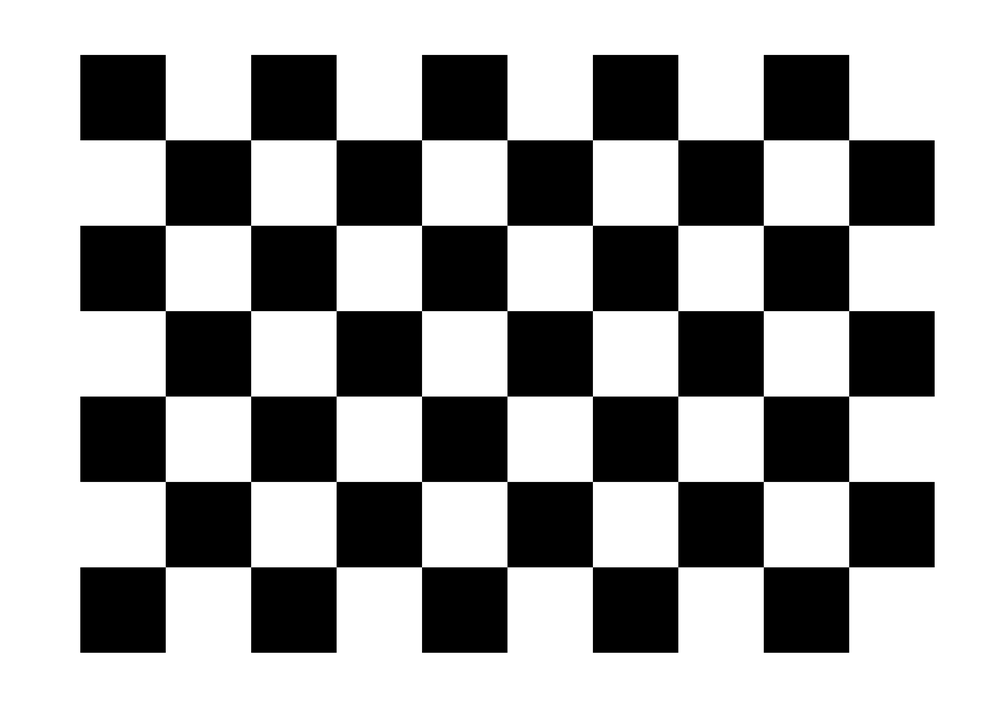
#> input picture Utilities/camera callibration chessboard.png, 999 x 706 px, shrunk from 3508 x 2480 before the run, given in place of the camera
$ python CannyDetector.py
#> lines starting #> are read from the running program, lines starting #| are printed output that depends on the picture; after the words box and inside, x2 and y2 are one past the last pixel; in counts of white or black regions, pixels touching at a corner belong together
import cv2 as cv
import numpy as np
import random
import argparse
from math import sin, cos, pi

thresh1 = 100
thresh2 = 100

hmin = 0
hmax = 255
smin = 0
smax = 255
vmin = 0
vmax = 255

blur = 0
blurThresh = 85
minarea = 1000

dilateRadius = 1
dilateMin = 10
dilateIters = 2

def set_val(name):
    def ret(new):
        globals()[name] = new
    return ret

def main():
    parser = argparse.ArgumentParser()
    parser.add_argument("-c", "--controls", action="store_true")
    parser.add_argument("-s", "--show-steps", action="store_true")
    args = parser.parse_args()

    if args.controls:
        cv.namedWindow("Canny", 0)
        cv.createTrackbar("1", "Canny", 100, 500, set_val("thresh1"))
        cv.createTrackbar("2", "Canny", 100, 500, set_val("thresh2"))

    cv.namedWindow("Filter", 0)
    cv.createTrackbar("blur", "Filter", 0, 50, set_val("blur"))
    cv.createTrackbar("thresh", "Filter", blurThresh, 255, set_val("blurThresh"))
    cv.createTrackbar("minarea", "Filter", minarea, 1000, set_val("minarea"))
    for channel in "hsv":
        for end in ["min", "max"]:
            cv.createTrackbar(channel + end, "Filter", 255 if end == "max" else 0, 255, set_val(channel + end))

    if args.controls:
        cv.namedWindow("Dilate", 0)
        cv.createTrackbar("radius", "Dilate", dilateRadius, 5, set_val("dilateRadius"))
        cv.createTrackbar("minimum", "Dilate", dilateMin, 255, set_val("dilateMin"))
        cv.createTrackbar("iters", "Dilate", dilateIters, 10, set_val("dilateIters"))

    cam = cv.VideoCapture(0)
    while True:
        ret, img = cam.read()
#> img is the input picture: shape (706, 999, 3); min 0, max 255, mean 162.7
        if not ret:
            break

        cv.imshow("Original", img)
        edges = cv.Canny(img, thresh1, thresh2)
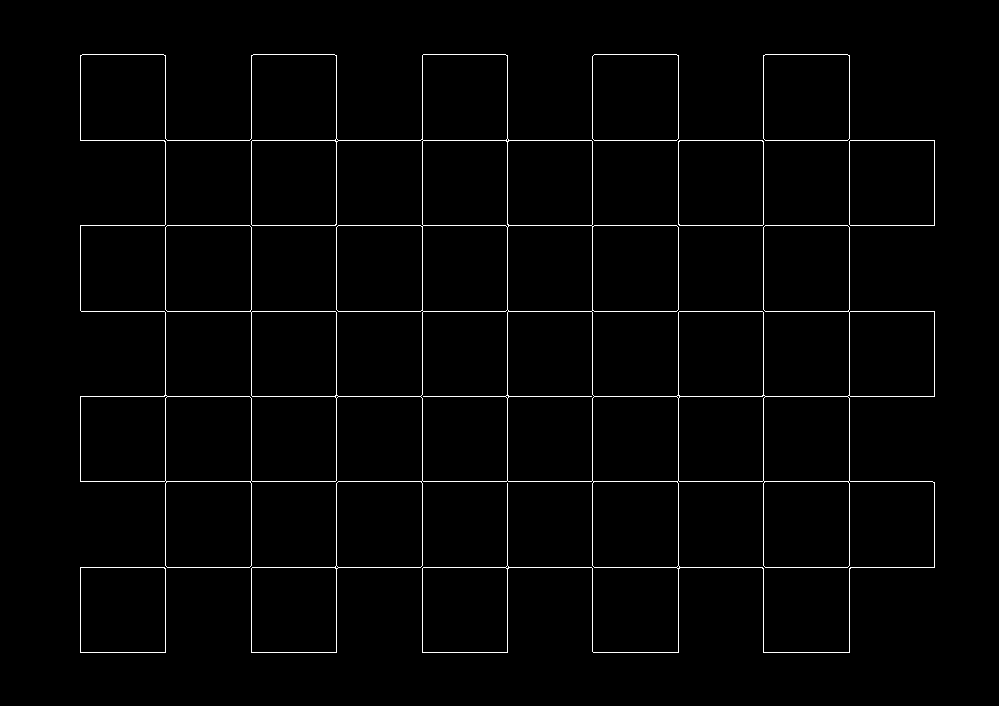
#> edges: shape (706, 999); 1.7% white in thin lines or dots, all inside (x1, y1, x2, y2) = (80, 54, 935, 653)
        if args.show_steps:
            cv.imshow("Edges", edges)

        filtered = cv.inRange(cv.cvtColor(img, cv.COLOR_BGR2HSV), (hmin, smin, vmin), (hmax, smax, vmax))
#> filtered: shape (706, 999); every value is 255
        if args.show_steps:
            cv.imshow("Filtered", filtered)
        blurred = filtered if blur == 0 else cv.blur(filtered, (blur * 2 + 1, blur * 2 + 1))
        blurred = cv.inRange(blurred, blurThresh, 255)
        if args.show_steps:
            cv.imshow("Blurred", blurred)

        masked_edges = cv.bitwise_and(edges, blurred)
        if args.show_steps:
            cv.imshow("Masked Edges", masked_edges)

        new_edges = masked_edges
        if dilateRadius > 0:
            for _ in range(dilateIters):
                new_edges = cv.inRange(cv.blur(new_edges, (dilateRadius * 2 + 1, dilateRadius * 2 + 1)), dilateMin, 255)
#> this loop made 2 passes
#> pass 1, in main, `new_edges = cv.inRange(cv.blur(new_edges, (dilateRadius * 2 + 1, dilat..`:
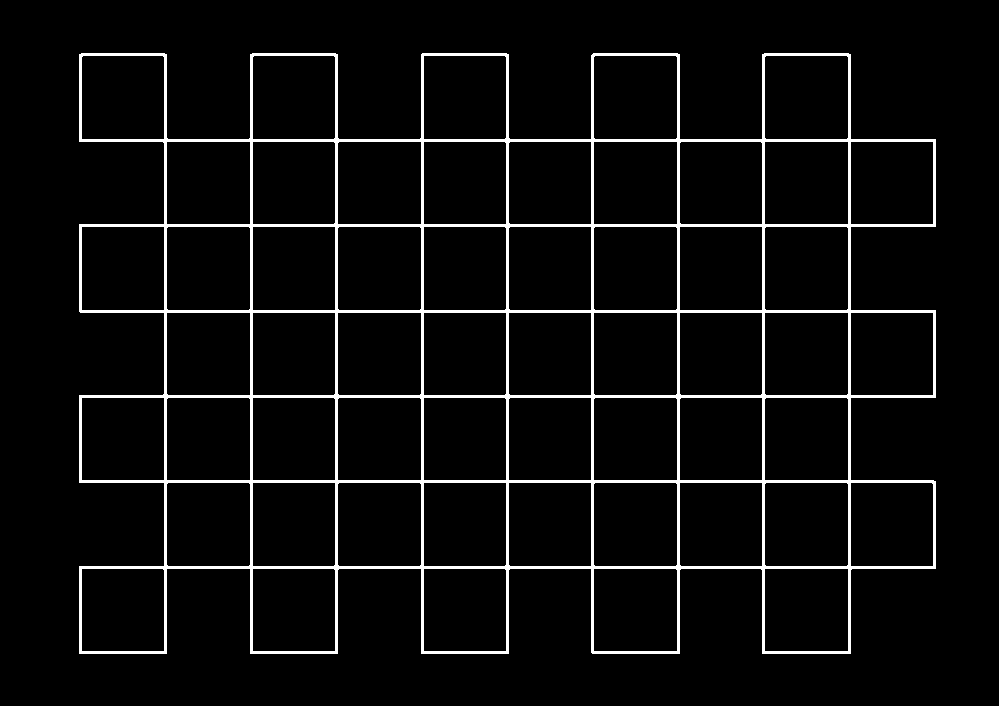
#> new_edges: shape (706, 999); 5% white; 1 white region, box (x1, y1, x2, y2) and area: (79, 53, 936, 654) 35469
#> pass 2, in main, `new_edges = cv.inRange(cv.blur(new_edges, (dilateRadius * 2 + 1, dilat..`:
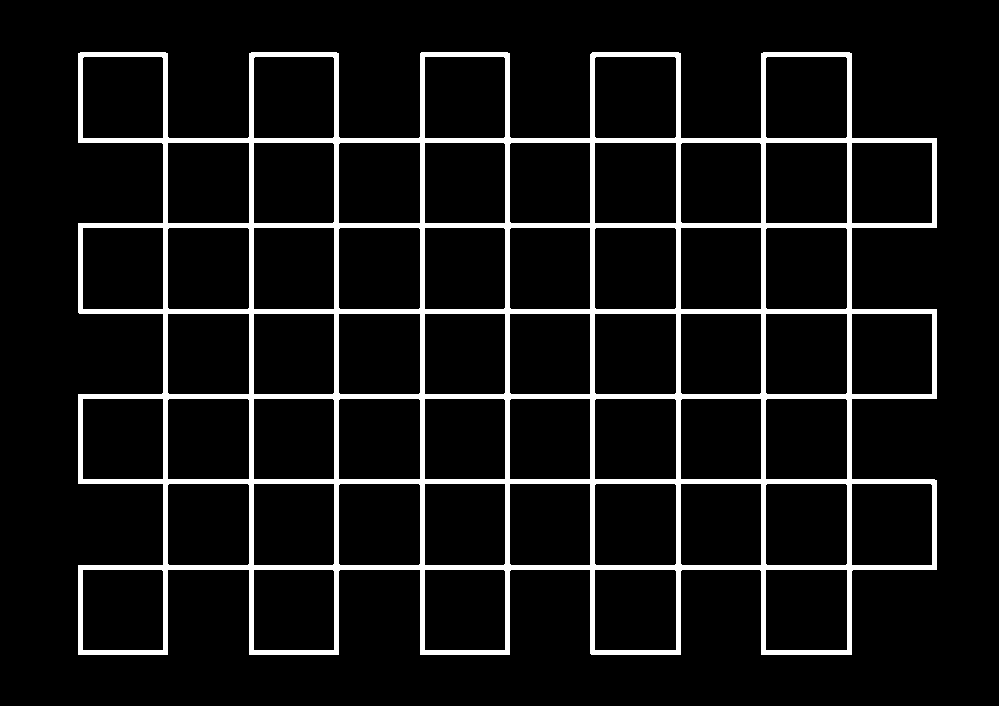
#> new_edges: shape (706, 999); 8.3% white; 1 white region

        if args.show_steps:
            cv.imshow("Final Edges", new_edges)

        final = np.copy(img)
        contours, hierarchy = cv.findContours(new_edges, cv.RETR_TREE, cv.CHAIN_APPROX_SIMPLE)
#> contours = 56 contours; largest, box (x1, y1, x2, y2) and area: (78, 52, 937, 655) 411655, (765, 483, 848, 566) 6716, (594, 483, 677, 566) 6716, (338, 483, 421, 566) 6716, (167, 483, 250, 566) 6716
        for i in range(len(contours)):
            c = contours[i]
            if len(c) < minarea:
                continue
            try:
                cv.drawContours(final, c, i, (255, 0, 0), 10, cv.LINE_8, hierarchy, 0)
            except Exception as e:
                print(e)
            x, y, w, h = cv.boundingRect(c)
            cv.rectangle(final, (x, y), (x + w, y + h), (0, 0, 255), 2)
#> this loop made 56 passes
        cv.imshow("Final", final)

        if cv.waitKey(1) == 27:
#> (key Esc is pressed here)
            break

if __name__ == "__main__":
    main()
